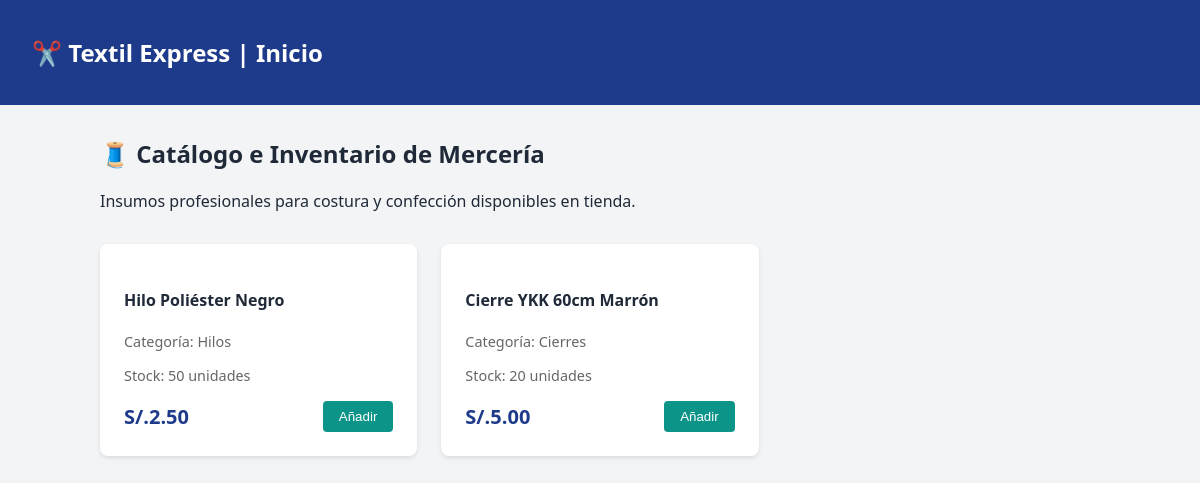
The page /catalogo on the database as committed earlier.
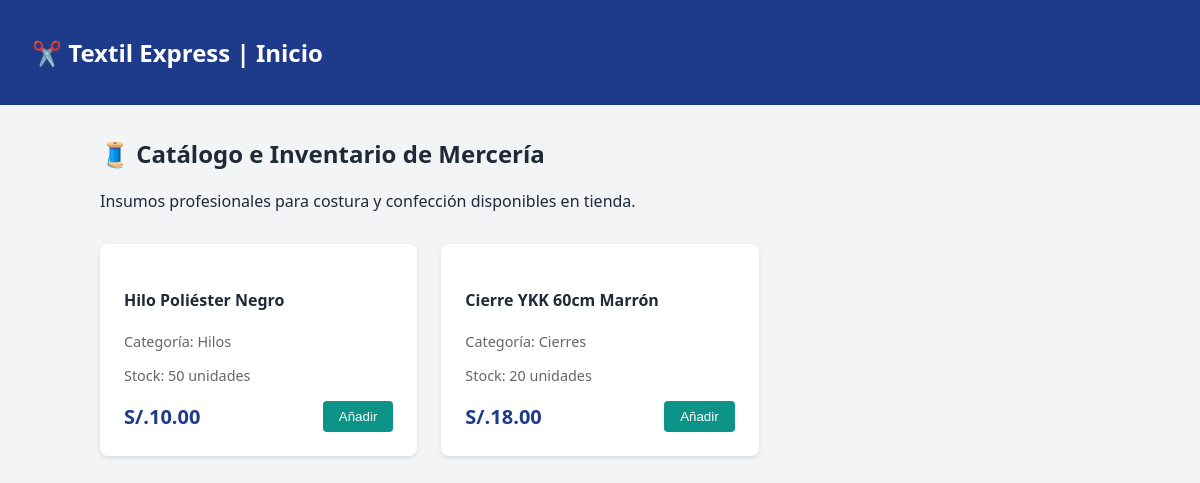
The same page on the database as committed later.
### app.py (models this page shows)
class Producto(db.Model):
  __tablename__ = 'productos'
  id = db.Column(db.Integer, primary_key=True)
  nombre = db.Column(db.String(100), nullable=False)
  categoria = db.Column(db.String(50), nullable=False)
  stock = db.Column(db.Integer, default=0)
  precio = db.Column(db.Float, nullable=False)

### app.py (the view)
@app.route('/catalogo')
def catalogo():
  productos = Producto.query.all()
  return render_template('catalogo.html', productos=productos)

### templates/catalogo.html (shortened to what this page needs)
<!DOCTYPE html>
<html lang="es">
<head>
    <link rel="stylesheet" href="{{ url_for('static', filename='css/style.css') }}">
</head>
<body>
    <header style="background-color: #1e3a8a; padding: 1rem 2rem; color: white;">
        <h2>✂️ Textil Express | <a href="{{ url_for('index') }}" style="color: white; text-decoration: none;">Inicio</a></h2>
    </header>
    <div style="max-width: 1000px; margin: 2rem auto; padding: 0 1rem;">
        <h2>🧵 Catálogo e Inventario de Mercería</h2>
        <p>Insumos profesionales para costura y confección disponibles en tienda.</p>
        <div style="display: grid; grid-template-columns: repeat(auto-fill, minmax(250px, 1fr)); gap: 1.5rem; margin-top: 2rem;">
            {% for p in productos %}
            <div style="background: white; padding: 1.5rem; border-radius: 8px; box-shadow: 0 2px 4px rgba(0,0,0,0.1);">
                <h4>{{ p.nombre }}</h4>
                <p style="color: #666; font-size: 0.9rem;">Categoría: {{ p.categoria }}</p>
                <p style="color: #666; font-size: 0.9rem;">Stock: {{ p.stock }} unidades</p>
                <div style="display: flex; justify-content: space-between; align-items: center; margin-top: 1rem;">
                    <span style="font-size: 1.25rem; font-weight: bold; color: #1e3a8a;">S/.{{ "%.2f"|format(p.precio) }}</span>
                    <button style="background: #0d9488; color: white; border: none; padding: 0.5rem 1rem; border-radius: 4px; cursor: pointer;">Añadir</button>
                </div>
            </div>
            {% endfor %}
        </div>
    </div>
</body>
</html>

### static/css/style.css (style rules this page uses)
:root { --primary-color: #1e3a8a; --secondary-color: #0d9488; --success-color: #10b981; --accent-color: #f3f4f6; --text-color: #1f2937; --white-color: #ffffff; --font-default: 'Segoe UI', Tahoma, Geneva, Verdana, sans-serif; }
body { font-family: var(--font-default); background-color: var(--accent-color); color: var(--text-color); margin: 0; }

Rows that differ between the two databases and show on the page:
changed Producto "Hilo Poliéster Negro": precio "2.50" → "10.00"
changed Producto "Cierre YKK 60cm Marrón": precio "5.00" → "18.00"
